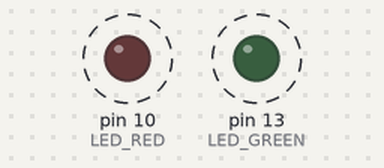
Simulated run of this program. Board: Arduino Uno, built with avr-gcc and run on an emulated ATmega328P. Parts: output pins drawn as LEDs (lit = HIGH). Dashed ring = blinking.

Above: at 0.12 s.
Timing chart, 0 to 3.0 s (numbered marks = the images above):
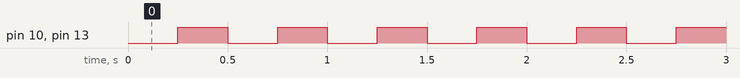

Measured:
- by itself, pin 10 (LED_RED), pin 13 (LED_GREEN): alternates HIGH for 0.25 s and LOW for 0.25 s

The program:

main.cpp
```cpp
// (licence header left out)
/* Defines -----------------------------------------------------------*/
#define LED_GREEN PB5
#define LED_RED PB2   // PB5 is AVR pin where green on-board LED
                        // is connected
#define SHORT_DELAY 250 // Delay in milliseconds
#ifndef F_CPU
# define F_CPU 16000000 // CPU frequency in Hz required for delay funcs
#endif

/* Includes ----------------------------------------------------------*/
#include <avr/io.h>     // AVR device-specific IO definitions
#include <util/delay.h> // Functions for busy-wait delay loops


// -----
// This part is needed to use Arduino functions but also physical pin
// names. We are using Arduino-style just to simplify the first lab.
#include "Arduino.h"
#define PB5 13
#define PB2 10           // In Arduino world, PB5 is called "13"
// -----


/* Function definitions ----------------------------------------------*/
/**********************************************************************
 * Function: Main function where the program execution begins
 * Purpose:  Toggle one LED and use delay library.
 * Returns:  none
 **********************************************************************/
int main(void)
{
    uint8_t led_value = LOW;
    uint8_t led_value2 = HIGH;  // Local variable to keep LED status

    // Set pin where on-board LED is connected as output
    pinMode(LED_GREEN, OUTPUT);
    pinMode(LED_RED, OUTPUT);

    // Infinite loop
    while (1)
    {
        // Turn ON/OFF on-board LED
        digitalWrite(LED_GREEN, led_value);
        digitalWrite(LED_RED, led_value);

        // Pause several milliseconds
        _delay_ms(SHORT_DELAY);

        // Change LED value
        if (led_value == LOW)
            led_value = HIGH;
        else
            led_value = LOW;

        if (led_value2 == HIGH)
            led_value2 = LOW;
        else
            led_value2 = HIGH;
    }

    // Will never reach this
    return 0;
}
```
